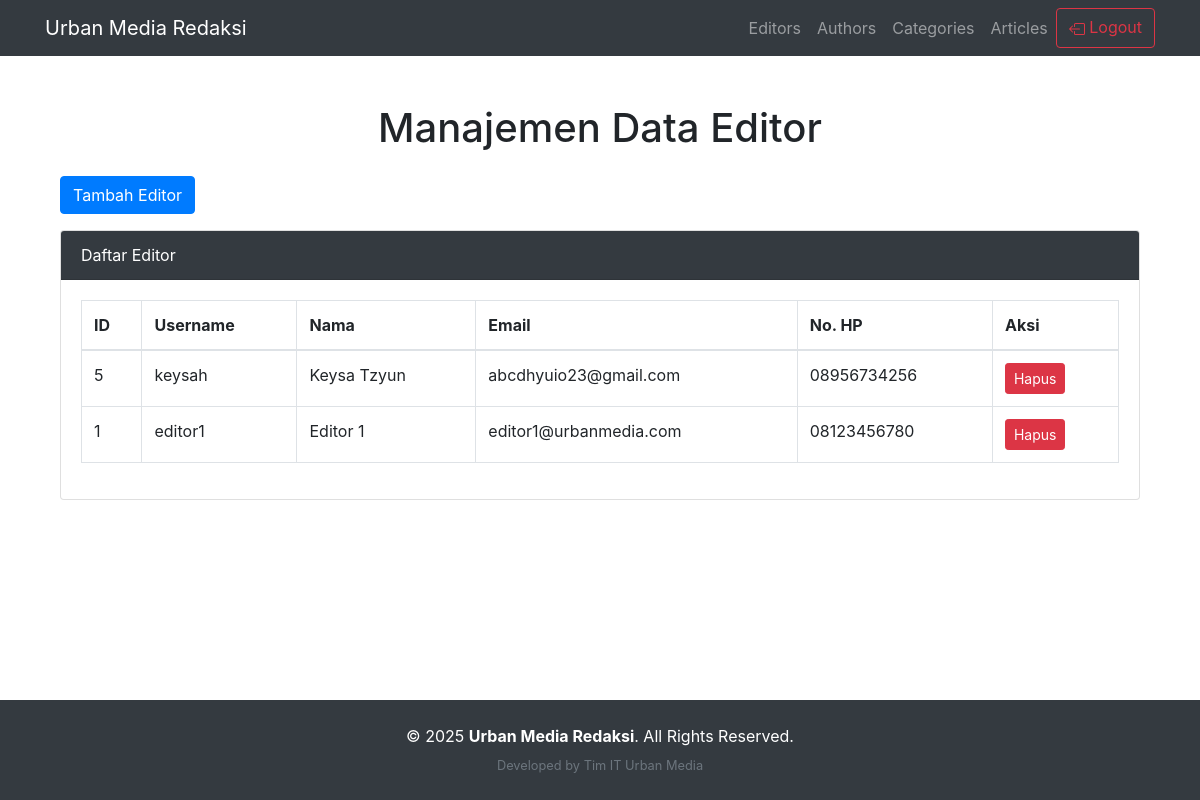
The page /admin/admin_editors.php (signed in) on the database its author committed.
### tables this page shows
CREATE TABLE `editor_login` (
  `id` int NOT NULL,
  `username` varchar(50) NOT NULL,
  `password` varchar(255) NOT NULL,
  `name` varchar(100) NOT NULL,
  `email` varchar(100) NOT NULL,
  `phone` varchar(20) DEFAULT NULL
);

### admin/admin_editors.php (the view, shortened to what this page needs)
<?php
include '../includes/header.php';
include '../includes/db_connect.php';
$result = $conn->query("SELECT * FROM editor_login ORDER BY id DESC");
?>
<!DOCTYPE html>
<html>
<head>
    <link rel="stylesheet" href="../css/bootstrap.min.css">
</head>
<body>
<div class="container mt-5">
    <h1 class="text-center mb-4">Manajemen Data Editor</h1>
    <button class="btn btn-primary mb-3" data-bs-toggle="modal" data-bs-target="#modalTambahEditor">Tambah Editor</button>
    <div class="card">
        <div class="card-header bg-dark text-white">Daftar Editor</div>
        <div class="card-body">
            <table class="table table-bordered table-hover">
                <thead>
                    <tr>
                        <th>ID</th>
                        <th>Username</th>
                        <th>Nama</th>
                        <th>Email</th>
                        <th>No. HP</th>
                        <th>Aksi</th>
                    </tr>
                </thead>
                <tbody>
                    <?php while ($row = $result->fetch_assoc()): ?>
                    <tr>
                        <td><?= $row['id'] ?></td>
                        <td><?= htmlspecialchars($row['username']) ?></td>
                        <td><?= htmlspecialchars($row['name']) ?></td>
                        <td><?= htmlspecialchars($row['email']) ?></td>
                        <td><?= htmlspecialchars($row['phone']) ?></td>
                        <td>
                            <a href="admin_editors.php?delete=<?= $row['id'] ?>" class="btn btn-danger btn-sm" onclick="return confirm('Yakin ingin menghapus editor ini?')">Hapus</a>
                        </td>
                    </tr>
                    <?php endwhile; ?>
                </tbody>
            </table>
        </div>
    </div>
</div>
</body>
</html>
<?php include '../includes/footer.php'; ?>

### rows shown on the page
editor_login: id "5", username "keysah", name "Keysa Tzyun", email "abcdhyuio23@gmail.com", phone "08956734256"
editor_login: id "1", username "editor1", name "Editor 1", email "editor1@urbanmedia.com", phone "08123456780"
